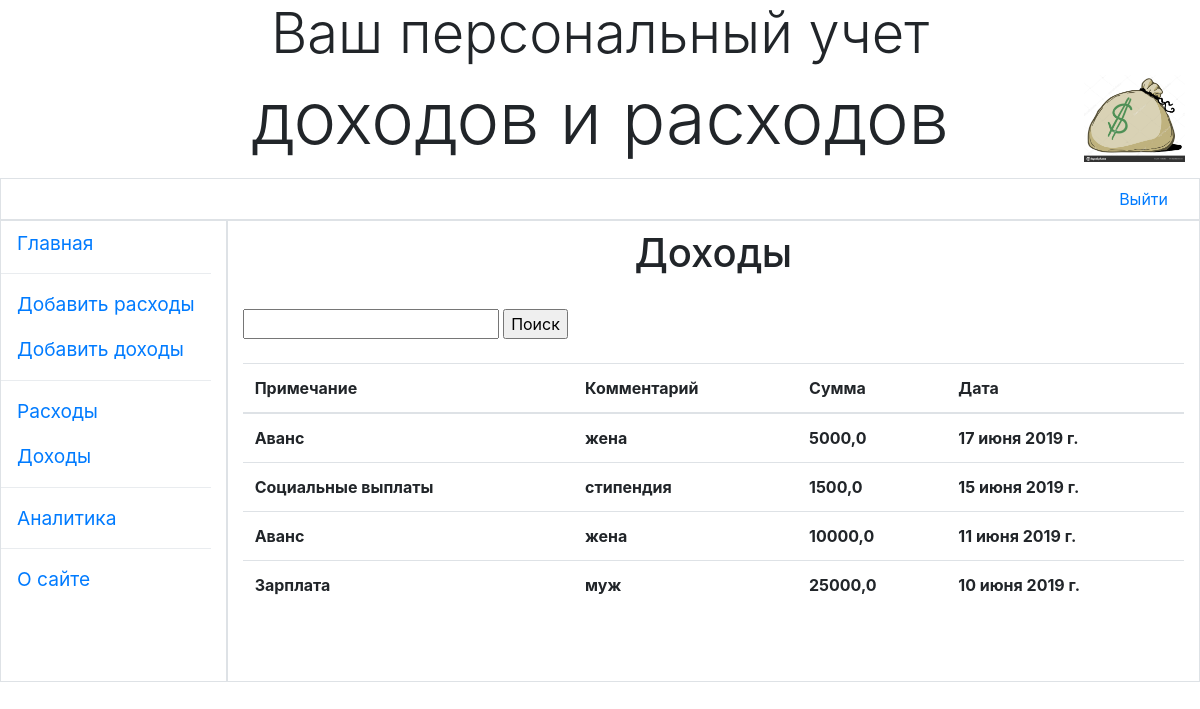
Screenshot of /income/ (signed in) with the database file from the repository.
### main/models.py (models this page shows)
class Income(models.Model):
    CHOICES_INCOME = (
        ('Другое', 'Другое'),
        ('Аванс', 'Аванс'),
        ('Зарплата', 'Зарплата'),
        ('Социальные выплаты', 'Социальные выплаты'),)
    content = models.CharField(max_length=25, choices=CHOICES_INCOME, default='Другое',
                               verbose_name='Категория')
    title = models.CharField(max_length=40, blank=True, null=True, verbose_name='Комментарий')
    price = models.FloatField(default=0, verbose_name='Сумма')
    author = models.ForeignKey(User, on_delete=models.CASCADE, verbose_name='Пользователь')
    created_at = models.DateField(verbose_name='Дата')
    class Meta:
        verbose_name_plural = 'Записи о доходах'
        verbose_name = 'Доход'
        ordering = ['-created_at']

### main/views.py (the view)
# urls.py: path('income/', IncomeList.as_view(), name='income'),
class IncomeList(ListView):
    model = Income
    template_name = 'main/income.html'
    paginate_by = 5
    def get_queryset(self):
        return Income.objects.filter(author=self.request.user)

### main/templates/main/income.html (shortened to what this page needs)
{% extends "layout/basic.html" %}
{% load bootstrap4 %}
{% load static %}
{% block content %}
{% if user.is_authenticated %}
    <h1><center>Доходы</center></h1><br>
{% include "main/income_search_form.html" %}<br>
<table class="table">
    <thead class="thead-default">
    <tr>
        <th>Примечание</th>
        <th>Комментарий</th>
        <th>Сумма</th>
        <th>Дата</th>
    </tr>
    </thead>
    {% for i in income_list %}
    <tr>
        <th>{{ i.content }}</th>
        <th>{{ i.title }}</th>
        <th>{{ i.price }}</th>
        <th>{{ i.created_at }}</th>
    </tr>
    {% endfor %}
    </table>
<br>
{% include "main/paginated.html" %}<br>
{% else %}
    {% include "main/index.html" %}
{% endif %}
</div>
{% endblock %}

### main/templates/main/income.html (style rules this page uses)
table { width: 100%; }

### rows the page displays
Income: content "Аванс", title "жена", price "5000,0", created_at "17 июня 2019 г."
Income: content "Социальные выплаты", title "cтипендия", price "1500,0", created_at "15 июня 2019 г."
Income: content "Аванс", title "жена", price "10000,0", created_at "11 июня 2019 г."
Income: content "Зарплата", title "муж", price "25000,0", created_at "10 июня 2019 г."
